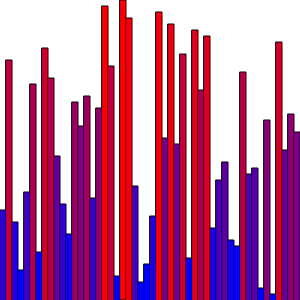
Frame 1 (no input)
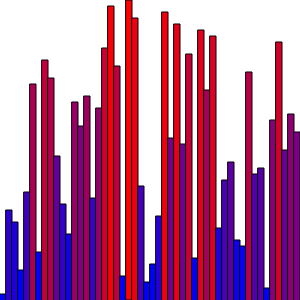
Frame 60 (no input)
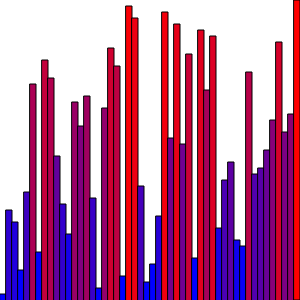
Frame 120 (the mouse pressed at the canvas centre since frame 60)

The p5.js sketch that drew these frames (run headless with seeded random() and noise() and a simulated clock; from frame 60 on, the mouse is pressed at the canvas centre):

// p5.js sketch
// ── sketch.js
/*
Lucas Chacon 
Insert Sort
2/5/2018
*/
var test = [];
var gaps = [57,23,10,4,1];
var nodesX = [];
var nodesY = [];
displayY = [];

var counter = 2;
var sCounter =0;
function setup() {
  //frameRate(12);
  //noLoop();
  createCanvas(300,300);
  var counter =300;
  for(var i = 0;i<50;i++){ 
    nodesY[i] = i*6;
    nodesX[i] = i; 
  }
  for(var q =0;q<1000;q++){
    displayY[q]=[];
     for(var z =0;z<50;z++){
    displayY[q][z]=z;
  }
  }
 
  
  
  shuffleA(nodesY);
  bubbleSort(nodesY);

}

function draw() {

   background(255);
  
 //render the array
 if(counter>=sCounter){
    for(var i =0;i<displayY[sCounter].length;i++){
    //noStroke();
    fill(
    map(displayY[sCounter-1][i],0,255,255,0),0,
    map(displayY[sCounter-1][i],0,255,0,255));
    //map(i,0,sCounter,255,0)
    
    rect(nodesX[i]*6,displayY[sCounter-1][i],6,height); 
  }
 }
 else{
   
  for(var j =0;j<displayY.length;j++){
    //noStroke();
    fill(map(displayY[counter][j],0,255,255,0),0,
    map(displayY[counter][j],0,255,0,255));
    rect(nodesX[j]*6,displayY[counter][j],6,height); 
  }
 }
  counter++;
  console.log(sCounter);
  if(counter >sCounter+25){
    counter=0;
  }
}

function bubbleSort(arr){
 
    var r = arr.length;
   
    for(var i = 0;i<r;i++){
      if(i%2 === 0){
        for(var j=r-1;j>i-1;j--){
          if(arr[j-1] < arr[j]){
          swap(arr,j-1,j );
          arrayCopy(nodesY,0,displayY[sCounter],0,displayY[sCounter].length);
        sCounter++;
          
          }
        }
      }
      else{
        for(var j=0;j<r;j++){
          if(nodesY[j+1] > nodesY[j]){
          swap(arr,j+1,j);
          arrayCopy(nodesY,0,displayY[sCounter],0,displayY[sCounter].length);
          sCounter++;
          
        }
     }
    }  
  }
     
            
           
  
}
function shuffleA(arr){
  for(var s = 0;s<arr.length;s++){
    var choosen = floor(random(arr.length));
    swap(arr,s,choosen);
  }
  //console.log("array is shuffled with length "+arr.length);
}
function MousePressed(){
  redraw();
}


function swap(arr, a,b){
  //console.log(arr.length);
   var temp = arr[a];
  arr[a] = arr[b];
  arr[b] = temp;
  
}
